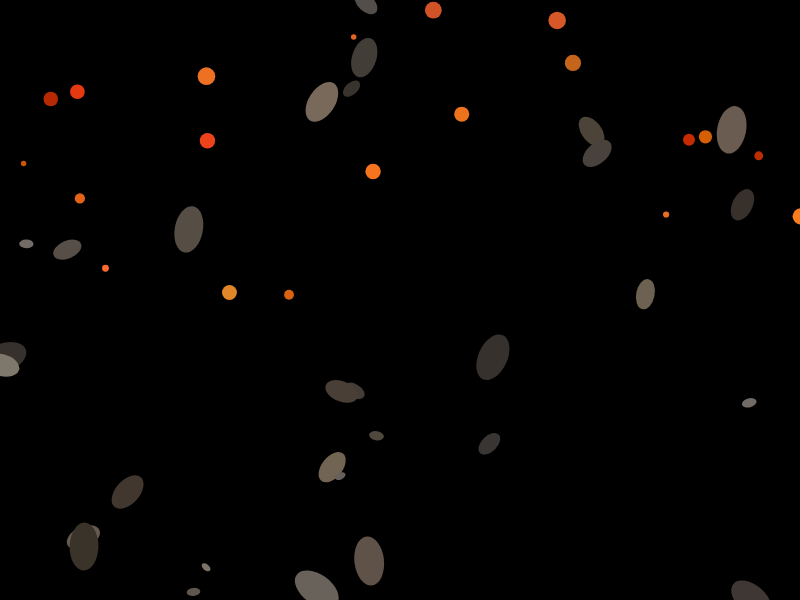
Frame 1 (no input)
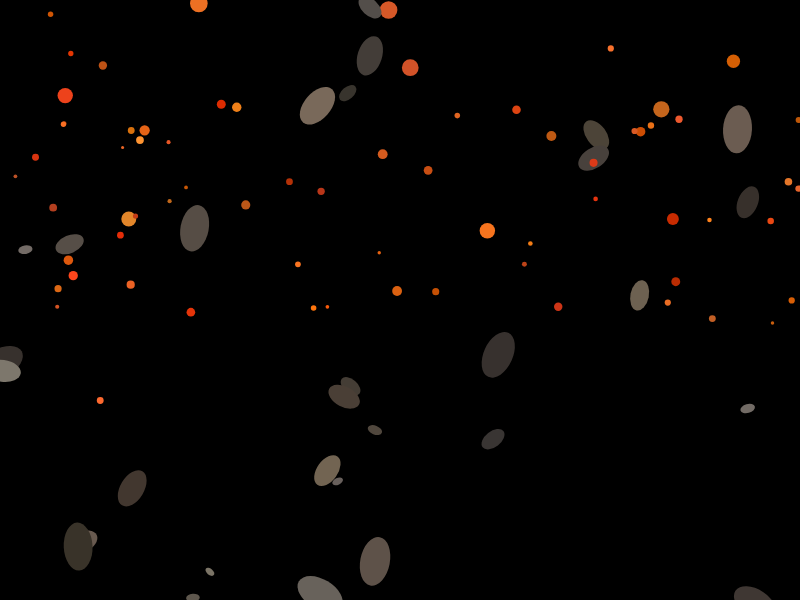
Frame 60 (no input)
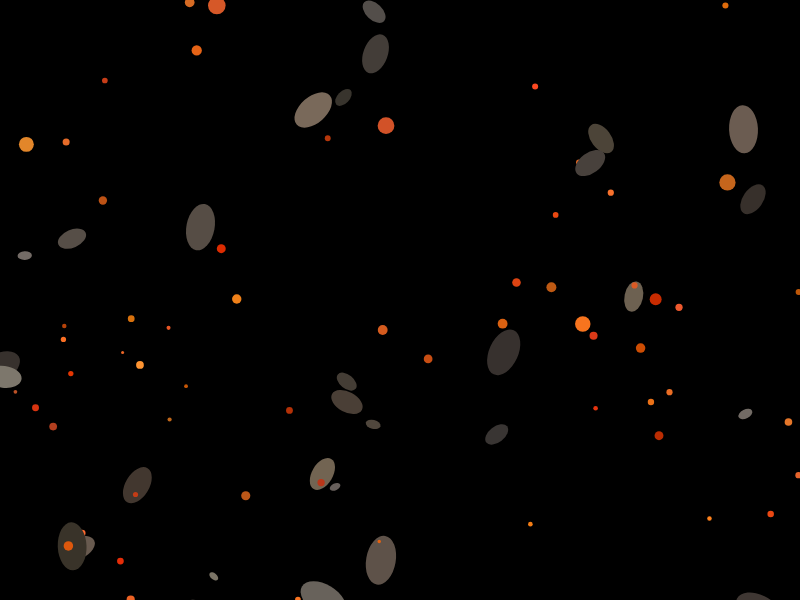
Frame 120 (the mouse pressed at the canvas centre since frame 60)

The p5.js sketch that drew these frames (run headless with seeded random() and noise() and a simulated clock; from frame 60 on, the mouse is pressed at the canvas centre):

// p5.js sketch
// ── sketch.js
let lavaStreams = [];
let solidifiedRocks = [];
let fallingChunks = [];

function setup() {
  createCanvas(800, 600);
  colorMode(HSB, 360, 100, 100, 1);
  
  // Initialize lava streams
  for (let i = 0; i < 20; i++) {
    lavaStreams.push({
      x: random(width),
      y: random(height / 2),
      width: random(5, 20),
      speed: random(1, 3),
      hue: random(10, 30), // Orange to red
      saturation: random(80, 100),
      brightness: random(70, 100),
      angle: random(TWO_PI)
    });
  }
  
  // Initialize solidified rocks
  for (let i = 0; i < 30; i++) {
    solidifiedRocks.push({
      x: random(width),
      y: random(height),
      size: random(10, 50),
      hue: random(20, 40), // Dark gray to brown
      saturation: random(10, 30),
      brightness: random(20, 50),
      angle: random(TWO_PI)
    });
  }
  
  // Initialize falling chunks
  for (let i = 0; i < 50; i++) {
    fallingChunks.push({
      x: random(width),
      y: random(-100, -10),
      size: random(3, 10),
      speed: random(2, 6),
      hue: random(10, 30), // Orange to red
      saturation: random(80, 100),
      brightness: random(70, 100),
      angle: random(TWO_PI)
    });
  }
}

function draw() {
  background(0, 0, 0); // Black background
  
  // Draw lava streams
  for (let stream of lavaStreams) {
    fill(stream.hue, stream.saturation, stream.brightness);
    noStroke();
    
    // Animate stream
    stream.x += sin(stream.angle) * stream.speed;
    stream.y += cos(stream.angle) * stream.speed;
    
    // Draw stream as a blob
    ellipse(stream.x, stream.y, stream.width, stream.width);
    
    // Occasionally change direction
    if (random() < 0.02) {
      stream.angle += random(-0.5, 0.5);
    }
    
    // Reset if out of bounds
    if (stream.y > height + 100 || stream.x < -100 || stream.x > width + 100) {
      stream.x = random(width);
      stream.y = random(-100, -10);
      stream.angle = random(TWO_PI);
    }
  }
  
  // Draw solidified rocks
  for (let rock of solidifiedRocks) {
    fill(rock.hue, rock.saturation, rock.brightness);
    noStroke();
    
    // Animate rock slightly
    rock.x += sin(rock.angle) * 0.1;
    rock.y += cos(rock.angle) * 0.1;
    
    // Draw irregular shape
    push();
    translate(rock.x, rock.y);
    rotate(rock.angle);
    ellipse(0, 0, rock.size, rock.size * 0.6);
    pop();
    
    // Occasionally change direction
    if (random() < 0.01) {
      rock.angle += random(-0.2, 0.2);
    }
  }
  
  // Draw falling chunks
  for (let chunk of fallingChunks) {
    fill(chunk.hue, chunk.saturation, chunk.brightness);
    noStroke();
    
    // Animate chunk falling
    chunk.y += chunk.speed;
    
    // Draw chunk as a glowing blob
    ellipse(chunk.x, chunk.y, chunk.size, chunk.size);
    
    // Reset if out of bounds
    if (chunk.y > height + 50) {
      chunk.x = random(width);
      chunk.y = random(-100, -10);
      chunk.speed = random(2, 6);
    }
  }
  
  // Occasionally add new falling chunks for continuous effect
  if (random() < 0.1) {
    fallingChunks.push({
      x: random(width),
      y: random(-100, -10),
      size: random(3, 10),
      speed: random(2, 6),
      hue: random(10, 30), // Orange to red
      saturation: random(80, 100),
      brightness: random(70, 100),
      angle: random(TWO_PI)
    });
    
    // Keep array size manageable
    if (fallingChunks.length > 100) {
      fallingChunks.shift();
    }
  }
}
